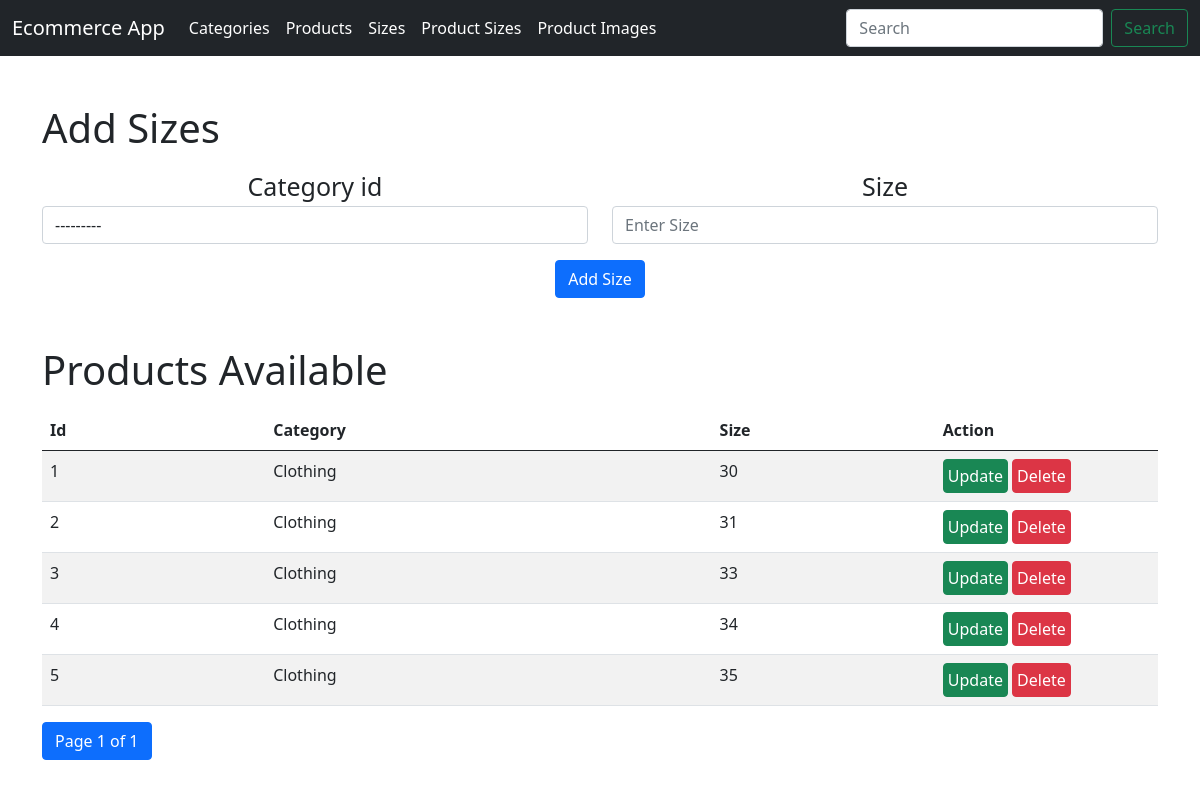
The app's page /sizes/ with its own data.
### Core/models.py (models this page shows, shortened)
class Size(models.Model):
    category_id = models.ForeignKey(to=Category, on_delete=models.CASCADE)
    size = models.IntegerField()

class Category(models.Model):
    name = models.CharField(max_length=50)
    def __str__(self):
        return self.name
    class Meta:
        verbose_name_plural = "Categories"

### Core/views.py (the view, shortened to what this page needs)
# urls.py: path('sizes/', views.SizeView.as_view(), name="Sizes"),
class SizeView(View):
    def get(self, request, id = None, *args, **kwargs):
        size_form = SizeForm()
        if id is not None:
            sizes = [Size.objects.get(pk=id)]
        else:
            sizes = Size.objects.all()
        paginator = Paginator(sizes, 10, orphans=4)
        page_number = request.GET.get('page')
        page_obj = paginator.get_page(page_number)
        return render(request, "Core/sizes.html", {'page_obj' : page_obj, 'form' : size_form})

### Core/forms.py (shortened to what this page needs)
class SizeForm(forms.ModelForm):
    def __init__(self, *args, **kwargs):
        super(SizeForm, self).__init__(*args, **kwargs)
        self.label_suffix = ""
        self.fields.get('category_id').required = False
        self.fields.get('size').required = False
    class Meta:
        model = Size
        fields = '__all__'
        widgets = {
            'category_id' : forms.Select(attrs={'class' : 'form-control'}),
            'size' : forms.NumberInput(attrs={'class' : 'form-control', 'placeholder' : 'Enter Size'})
        }

### Core/templates/Core/sizes.html (shortened to what this page needs)
{% extends "Core/base.html" %}
{% block main %}
<main class="container">
    <h1 class="mt-5 mb-3">Add Sizes</h1>
    <form class="text-center form-group" method="POST" NOVALIDATE>
        <div class="row">
            <div class="mb-3 col-lg-6 col-sm-12">
                <div class="label">
                    {{ form.category_id.label_tag }}
                </div>
                {{ form.category_id }}
            </div>
            <div class="mb-3 col-lg-6 col-sm-12">
                <div class="label">
                    {{ form.size.label_tag }}
                </div>
                {{ form.size }}
            </div>
        </div>
        <button type="submit" class="btn btn-primary">Add Size</button>
    </form>
    <h1 class="mt-5 mb-3">Products Available</h1>
    <table class="table table-striped table-hover">
        <thead>
            <tr>
                <th width="20%" scope="col">Id</th>
                <th width="40%" scope="col">Category</th>
                <th width="20%" scope="col">Size</th>
                <th width="20%" scope="col">Action</th>
            </tr>
        </thead>
        <tbody>
            {% for size in page_obj %}
            <tr>
                <td scope="row">{{ size.id }}</td>
                <td>{{ size.category_id }}</td>
                <td>{{ size.size }}</td>
                <td><a href="{% url 'UpdateSize' size.id %}" class="btn btn-success p-1">Update</a> <a
                    href="{% url 'DeleteSize' size.id %}" class="btn btn-danger p-1 delete">Delete</a></td>
            </tr>
            {% endfor %}
        </tbody>
    </table>
</main>
{% endblock main %}

### Core/templates/Core/base.html (shortened to what this page needs)
<!DOCTYPE HTML>
<html lang="en">
<head>
    <link href="https://cdn.jsdelivr.net/npm/bootstrap@5.0.2/dist/css/bootstrap.min.css" rel="stylesheet"
>
</head>
<body>
    <nav class="navbar navbar-expand-lg navbar-dark bg-dark">
        <div class="container-fluid">
            <span class="navbar-brand">Ecommerce App</span>
            <div class="collapse navbar-collapse" id="navbarSupportedContent">
                <ul class="navbar-nav me-auto mb-2 mb-lg-0">
                    <li class="nav-item">
                        <a class="nav-link active" href="{% url 'Categories' %}">Categories</a>
                    </li>
                    <li class="nav-item">
                        <a class="nav-link active" href="{% url 'Products' %}">Products</a>
                    </li>
                    <li class="nav-item">
                        <a class="nav-link active" href="{% url 'Sizes' %}">Sizes</a>
                    </li>
                    <li class="nav-item">
                        <a class="nav-link active" href="{% url 'ProductSizes' %}">Product Sizes</a>
                    </li>
                    <li class="nav-item">
                        <a class="nav-link active" href="{% url 'ProductImages' %}">Product Images</a>
                    </li>
                </ul>
                <form class="d-flex">
                    <input class="form-control me-2" type="search" placeholder="Search" aria-label="Search">
                    <button class="btn btn-outline-success" type="submit">Search</button>
                </form>
            </div>
        </div>
    </nav>
    {% block main %}{% endblock main %}
    <div class="container">
        <ul class="pagination">
            {% if page_obj.number %}
            <li class="page-item active">
                <span class="page-link">
                    <span class="sr-only">Page {{ page_obj.number }} of {{ page_obj.paginator.num_pages }}</span>
                </span>
            </li>
            {% endif %}
        </ul>
    </div>
</body>
</html>

### Core/templates/Core/base.html (style rules this page uses)
.label { font-size: 25px; }
li { list-style: none; }
input[type='checkbox'], label { cursor: pointer; }

### records on screen
Size: id "1", category_id "Clothing", size "30"
Size: id "2", category_id "Clothing", size "31"
Size: id "3", category_id "Clothing", size "33"
Size: id "4", category_id "Clothing", size "34"
Size: id "5", category_id "Clothing", size "35"

### other values on screen
{{ page_obj.number }} "1"
{{ page_obj.paginator.num_pages }} "1"
